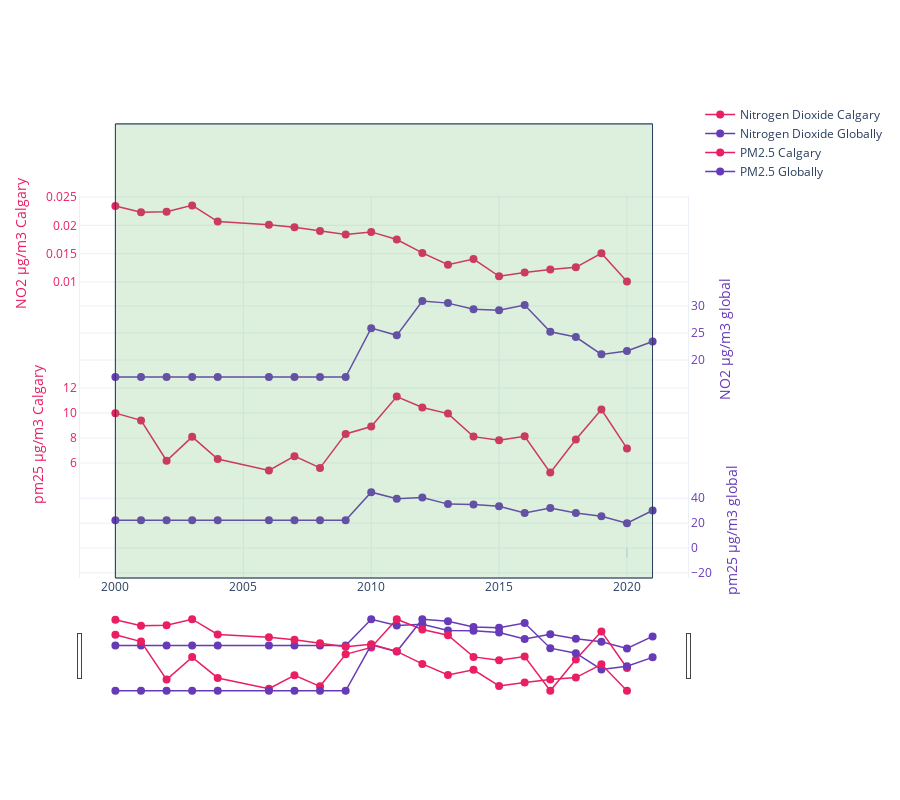

The notebook cell saved with this chart:
### Markdown cell above
__Question 2: Part 2__

Then we plotted an interactive line graph with nitrogen dioxide and particulate matter from the global data and compared it to Calgary’s data.

### Code cell
###  Plot changes over years of nitorgen dioxide and pm25 in calgary and globally, shared same xaixs and started
### data started from 2000 to 2019

fig = go.Figure()
fig.add_trace(go.Scatter(
                x = dataGlobByYear.index,
                y = dataGlobByYear["PM2.5 (μg/m3)"],
                marker=dict(color="#673ab7"),
                name = "PM2.5 Globally",
                yaxis="y"))
fig.add_trace(go.Scatter(
                x = dataGlobByYear.index,
                y = pm25CalgaryDropYear["Average Daily Value"],
                marker=dict(color="#E91E63"),
                name = "PM2.5 Calgary",
                yaxis="y2"))
fig.add_trace(go.Scatter(
                x = dataGlobByYear.index,
                y = dataGlobByYear["NO2 (μg/m3)"],
                marker=dict(color="#673ab7"),
                name = "Nitrogen Dioxide Globally",
                yaxis="y3"))
fig.add_trace(go.Scatter(
                x = dataGlobByYear.index,
                y = nitrogenDDropYear["Average Daily Value"],
                marker=dict(color="#E91E63"),
                name = "Nitrogen Dioxide Calgary",
                yaxis="y4"))
fig.update_traces(
    hoverinfo="y+name",
    line={"width": 1.5},
    marker={"size": 8},
    mode="lines+markers",
    showlegend=True
)
fig.update_layout(
    annotations=[
        dict(
            x="2000-01-01",
            y=0,
            arrowcolor="rgba(63, 81, 181, 0.2)",
            arrowsize=0.3,
            ax=0,
            ay=30,
            xref="x",
            yanchor="bottom",
            yref="y"
        ),
        dict(
            x="2019-12-31",
            y=0,
            arrowcolor="rgba(63, 81, 181, 0.2)",
            arrowsize=0.3,
            ax=0,
            ay=30,
            xref="x",
            yanchor="bottom",
            yref="y"
        )
    ],
)
fig.update_layout(
    shapes=[
        dict(
            fillcolor="rgba(76, 175, 80, 0.1)",
            line={"width": 0.5},
            type="rect",
            x0="2000-01-01",
            x1="2020-12-31",
            xref="x",
            y0=0,
            y1=0.95,
            yref="paper"
        ),
        dict(
            fillcolor="rgba(76, 175, 80, 0.1)",
            line={"width": 1},
            type="rect",
            x0="2000-01-01",
            x1="2020-12-31",
            xref="x",
            y0=0,
            y1=0.95,
            yref="paper"
        )
    ]
)
fig.update_layout(
    xaxis=dict(
        autorange=True,
        range=["2000-01-01", "2019-12-31"],
        rangeslider=dict(
            autorange=True,
            range=["2000-01-01", "2019-12-31"]
        ),
        type="date"
    ),
    yaxis=dict(
        anchor="x",
        autorange=True,
        domain=[0, 0.2],
        mirror=True,
        range=[-60.0858369099, 28.4406294707],
        showline=True,
        side="right",
        tickfont={"color": "#673ab7"},
        tickmode="auto",
        ticks="",
        title="pm25 μg/m3 global",
        titlefont={"color": "#673ab7"},
        type="linear",
        zeroline=False
    ),
    yaxis2=dict(
        anchor="x",
        autorange=True,
        domain=[0.2, 0.4],
        mirror=True,
        range=[29.3787777032, 100.621222297],
        showline=True,
        side="left",
        tickfont={"color": "#E91E63"},
        tickmode="auto",
        ticks="",
        title="pm25 μg/m3 Calgary",
        titlefont={"color": "#E91E63"},
        type="linear",
        zeroline=False
    ),
    yaxis3=dict(
        anchor="x",
        autorange=True,
        domain=[0.4, 0.6],
        mirror=True,
        range=[-3.73690396239, 22.2369039624],
        showline=True,
        side="right",
        tickfont={"color": "#673ab7"},
        tickmode="auto",
        ticks="",
        title="NO2 μg/m3 global",
        titlefont={"color": "#673ab7"},
        type="linear",
        zeroline=False
    ),
    yaxis4=dict(
        anchor="x",
        autorange=True,
        domain=[0.6, 0.8],
        mirror=True,
        range=[6.63368032236, 8.26631967764],
        showline=True,
        side="left",
        tickfont={"color": "#E91E63"},
        tickmode="auto",
        ticks="",
        title="NO2 μg/m3 Calgary",
        titlefont={"color": "#E91E63"},
        type="linear",
        zeroline=False
    )
)

fig.update_layout(
    dragmode="zoom",
    hovermode="x",
    legend=dict(traceorder="reversed"),
    height=800,
    template="plotly_white",
    margin=dict(
        t=100,
        b=100
    )
)
fig.show()

### Figure 1 — Plotly figure (JSON) as saved in the notebook; plotly's stock layout.template omitted (floating-point values rounded to 4 significant figures)
{"data": [{"hoverinfo": "y+name", "line": {"width": 1.5}, "marker": {"color": "#673ab7", "size": 8}, "mode": "lines+markers", "name": "PM2.5 Globally", "showlegend": true, "type": "scatter", "x": [2000, 2001, 2002, 2003, 2004, 2006, 2007, 2008, 2009, 2010, 2011, 2012, 2013, 2014, 2015, 2016, 2017, 2018, 2019, 2020, 2021], "y": [22.33, 22.33, 22.33, 22.33, 22.33, 22.33, 22.33, 22.33, 22.33, 44.85, 39.49, 40.55, 35.26, 34.95, 33.46, 28.05, 32.11, 28.09, 25.58, 19.92, 30.17], "yaxis": "y"}, {"hoverinfo": "y+name", "line": {"width": 1.5}, "marker": {"color": "#E91E63", "size": 8}, "mode": "lines+markers", "name": "PM2.5 Calgary", "showlegend": true, "type": "scatter", "x": [2000, 2001, 2002, 2003, 2004, 2006, 2007, 2008, 2009, 2010, 2011, 2012, 2013, 2014, 2015, 2016, 2017, 2018, 2019, 2020, 2021], "y": [9.995, 9.414, 6.182, 8.095, 6.326, 5.408, 6.551, 5.611, 8.331, 8.917, 11.32, 10.45, 9.958, 8.114, 7.827, 8.146, 5.232, 7.887, 10.28, 7.166], "yaxis": "y2"}, {"hoverinfo": "y+name", "line": {"width": 1.5}, "marker": {"color": "#673ab7", "size": 8}, "mode": "lines+markers", "name": "Nitrogen Dioxide Globally", "showlegend": true, "type": "scatter", "x": [2000, 2001, 2002, 2003, 2004, 2006, 2007, 2008, 2009, 2010, 2011, 2012, 2013, 2014, 2015, 2016, 2017, 2018, 2019, 2020, 2021], "y": [16.85, 16.85, 16.85, 16.85, 16.85, 16.85, 16.85, 16.85, 16.85, 25.9, 24.57, 30.93, 30.53, 29.39, 29.23, 30.18, 25.23, 24.25, 21.04, 21.68, 23.42], "yaxis": "y3"}, {"hoverinfo": "y+name", "line": {"width": 1.5}, "marker": {"color": "#E91E63", "size": 8}, "mode": "lines+markers", "name": "Nitrogen Dioxide Calgary", "showlegend": true, "type": "scatter", "x": [2000, 2001, 2002, 2003, 2004, 2006, 2007, 2008, 2009, 2010, 2011, 2012, 2013, 2014, 2015, 2016, 2017, 2018, 2019, 2020, 2021], "y": [0.02342, 0.02231, 0.0224, 0.02353, 0.02067, 0.02012, 0.01967, 0.019, 0.01837, 0.01885, 0.0175, 0.01514, 0.01307, 0.01405, 0.01101, 0.01167, 0.01221, 0.01259, 0.01507, 0.01011], "yaxis": "y4"}], "layout": {"annotations": [{"arrowcolor": "rgba(63, 81, 181, 0.2)", "arrowsize": 0.3, "ax": 0, "ay": 30, "x": "2000-01-01", "xref": "x", "y": 0, "yanchor": "bottom", "yref": "y"}, {"arrowcolor": "rgba(63, 81, 181, 0.2)", "arrowsize": 0.3, "ax": 0, "ay": 30, "x": "2019-12-31", "xref": "x", "y": 0, "yanchor": "bottom", "yref": "y"}], "dragmode": "zoom", "height": 800, "hovermode": "x", "legend": {"traceorder": "reversed"}, "margin": {"b": 100, "t": 100}, "shapes": [{"fillcolor": "rgba(76, 175, 80, 0.1)", "line": {"width": 0.5}, "type": "rect", "x0": "2000-01-01", "x1": "2020-12-31", "xref": "x", "y0": 0, "y1": 0.95, "yref": "paper"}, {"fillcolor": "rgba(76, 175, 80, 0.1)", "line": {"width": 1}, "type": "rect", "x0": "2000-01-01", "x1": "2020-12-31", "xref": "x", "y0": 0, "y1": 0.95, "yref": "paper"}], "xaxis": {"autorange": true, "range": ["2000-01-01", "2019-12-31"], "rangeslider": {"autorange": true, "range": ["2000-01-01", "2019-12-31"]}, "type": "date"}, "yaxis": {"anchor": "x", "autorange": true, "domain": [0, 0.2], "mirror": true, "range": [-60.09, 28.44], "showline": true, "side": "right", "tickfont": {"color": "#673ab7"}, "tickmode": "auto", "ticks": "", "title": {"font": {"color": "#673ab7"}, "text": "pm25 μg/m3 global"}, "type": "linear", "zeroline": false}, "yaxis2": {"anchor": "x", "autorange": true, "domain": [0.2, 0.4], "mirror": true, "range": [29.38, 100.6], "showline": true, "side": "left", "tickfont": {"color": "#E91E63"}, "tickmode": "auto", "ticks": "", "title": {"font": {"color": "#E91E63"}, "text": "pm25 μg/m3 Calgary"}, "type": "linear", "zeroline": false}, "yaxis3": {"anchor": "x", "autorange": true, "domain": [0.4, 0.6], "mirror": true, "range": [-3.737, 22.24], "showline": true, "side": "right", "tickfont": {"color": "#673ab7"}, "tickmode": "auto", "ticks": "", "title": {"font": {"color": "#673ab7"}, "text": "NO2 μg/m3 global"}, "type": "linear", "zeroline": false}, "yaxis4": {"anchor": "x", "autorange": true, "domain": [0.6, 0.8], "mirror": true, "range": [6.634, 8.266], "showline": true, "side": "left", "tickfont": {"color": "#E91E63"}, "tickmode": "auto", "ticks": "", "title": {"font": {"color": "#E91E63"}, "text": "NO2 μg/m3 Calgary"}, "type": "linear", "zeroline": false}}}
